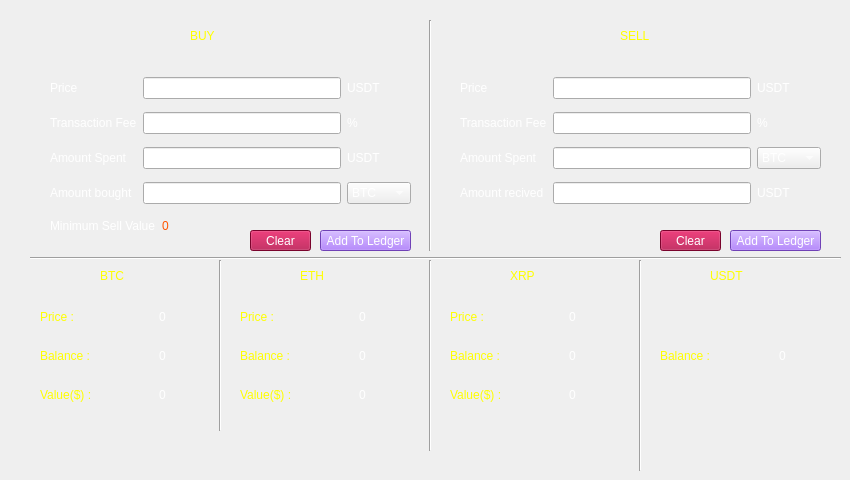
      <widget class="QWidget" name="page">
       <widget class="QLabel" name="label_144">
        <property name="geometry">
         <rect>
          <x>710</x>
          <y>260</y>
          <width>61</width>
          <height>31</height>
         </rect>
        </property>
        <property name="minimumSize">
         <size>
          <width>41</width>
          <height>31</height>
         </size>
        </property>
        <property name="styleSheet">
         <string notr="true">color: rgb(255, 255, 0);
font: 15pt &quot;MS Shell Dlg 2&quot;;</string>
        </property>
        <property name="text">
         <string>USDT</string>
        </property>
       </widget>
       <widget class="QPushButton" name="pushButton_10">
        <property name="geometry">
         <rect>
          <x>660</x>
          <y>230</y>
          <width>61</width>
          <height>21</height>
         </rect>
        </property>
        <property name="styleSheet">
         <string notr="true">background-color: rgb(170, 4, 62);
color: rgb(255, 255, 255);</string>
        </property>
        <property name="text">
         <string>Clear</string>
        </property>
       </widget>
       <widget class="QPushButton" name="pushButton_7">
        <property name="geometry">
         <rect>
          <x>730</x>
          <y>230</y>
          <width>91</width>
          <height>21</height>
         </rect>
        </property>
        <property name="styleSheet">
         <string notr="true">color: rgb(255, 255, 255);
background-color: rgb(157, 92, 255);</string>
        </property>
        <property name="text">
         <string>Add To Ledger</string>
        </property>
       </widget>
       <widget class="QWidget" name="layoutWidget_38">
        <property name="geometry">
         <rect>
          <x>450</x>
          <y>300</y>
          <width>161</width>
          <height>111</height>
         </rect>
        </property>
        <layout class="QGridLayout" name="gridLayout_5">
         <item row="2" column="1">
          <widget class="QLabel" name="XRPValue">
           <property name="minimumSize">
            <size>
             <width>41</width>
             <height>31</height>
            </size>
           </property>
           <property name="styleSheet">
            <string notr="true">color: rgb(255, 255, 255);
font: 10pt &quot;MS Shell Dlg 2&quot;;</string>
           </property>
           <property name="text">
            <string>0</string>
           </property>
           <property name="alignment">
            <set>Qt::AlignCenter</set>
           </property>
          </widget>
         </item>
         <item row="2" column="0">
          <widget class="QLabel" name="label_181">
           <property name="minimumSize">
            <size>
             <width>41</width>
             <height>31</height>
            </size>
           </property>
           <property name="styleSheet">
            <string notr="true">color: rgb(255, 255, 0);
font: 10pt &quot;MS Shell Dlg 2&quot;;</string>
           </property>
           <property name="text">
            <string>Value($) :</string>
           </property>
          </widget>
         </item>
         <item row="0" column="0">
          <widget class="QLabel" name="label_182">
           <property name="minimumSize">
            <size>
             <width>41</width>
             <height>31</height>
            </size>
           </property>
           <property name="styleSheet">
            <string notr="true">color: rgb(255, 255, 0);
font: 10pt &quot;MS Shell Dlg 2&quot;;</string>
           </property>
           <property name="text">
            <string>Price :</string>
           </property>
          </widget>
         </item>
         <item row="1" column="0">
          <widget class="QLabel" name="label_183">
           <property name="minimumSize">
            <size>
             <width>41</width>
             <height>31</height>
            </size>
           </property>
           <property name="styleSheet">
            <string notr="true">color: rgb(255, 255, 0);
font: 10pt &quot;MS Shell Dlg 2&quot;;</string>
           </property>
           <property name="text">
            <string>Balance :</string>
           </property>
          </widget>
         </item>
         <item row="1" column="1">
          <widget class="QLabel" name="XRPBalance">
           <property name="minimumSize">
            <size>
             <width>41</width>
             <height>31</height>
            </size>
           </property>
           <property name="styleSheet">
            <string notr="true">color: rgb(255, 255, 255);
font: 10pt &quot;MS Shell Dlg 2&quot;;</string>
           </property>
           <property name="text">
            <string>0</string>
           </property>
           <property name="alignment">
            <set>Qt::AlignCenter</set>
           </property>
          </widget>
         </item>
         <item row="0" column="1">
          <widget class="QLabel" name="XRPPrice">
           <property name="minimumSize">
            <size>
             <width>41</width>
             <height>31</height>
            </size>
           </property>
           <property name="styleSheet">
            <string notr="true">color: rgb(255, 255, 255);
font: 10pt &quot;MS Shell Dlg 2&quot;;</string>
           </property>
           <property name="text">
            <string>0</string>
           </property>
           <property name="alignment">
            <set>Qt::AlignCenter</set>
           </property>
          </widget>
         </item>
        </layout>
       </widget>
       <widget class="QLabel" name="label_131">
        <property name="geometry">
         <rect>
          <x>510</x>
          <y>260</y>
          <width>51</width>
          <height>31</height>
         </rect>
        </property>
        <property name="minimumSize">
         <size>
          <width>41</width>
          <height>31</height>
         </size>
        </property>
        <property name="styleSheet">
         <string notr="true">color: rgb(255, 255, 0);
font: 15pt &quot;MS Shell Dlg 2&quot;;</string>
        </property>
        <property name="text">
         <string>XRP</string>
        </property>
       </widget>
       <widget class="QWidget" name="layoutWidget_37">
        <property name="geometry">
         <rect>
          <x>240</x>
          <y>300</y>
          <width>161</width>
          <height>111</height>
         </rect>
        </property>
        <layout class="QGridLayout" name="gridLayout_4">
         <item row="2" column="1">
          <widget class="QLabel" name="ETHValue">
           <property name="minimumSize">
            <size>
             <width>41</width>
             <height>31</height>
            </size>
           </property>
           <property name="styleSheet">
            <string notr="true">color: rgb(255, 255, 255);
font: 10pt &quot;MS Shell Dlg 2&quot;;</string>
           </property>
           <property name="text">
            <string>0</string>
           </property>
           <property name="alignment">
            <set>Qt::AlignCenter</set>
           </property>
          </widget>
         </item>
         <item row="2" column="0">
          <widget class="QLabel" name="label_159">
           <property name="minimumSize">
            <size>
             <width>41</width>
             <height>31</height>
            </size>
           </property>
           <property name="styleSheet">
            <string notr="true">color: rgb(255, 255, 0);
font: 10pt &quot;MS Shell Dlg 2&quot;;</string>
           </property>
           <property name="text">
            <string>Value($) :</string>
           </property>
          </widget>
         </item>
         <item row="0" column="0">
          <widget class="QLabel" name="label_176">
           <property name="minimumSize">
            <size>
             <width>41</width>
             <height>31</height>
            </size>
           </property>
           <property name="styleSheet">
            <string notr="true">color: rgb(255, 255, 0);
font: 10pt &quot;MS Shell Dlg 2&quot;;</string>
           </property>
           <property name="text">
            <string>Price :</string>
           </property>
          </widget>
         </item>
         <item row="1" column="0">
          <widget class="QLabel" name="label_177">
           <property name="minimumSize">
            <size>
             <width>41</width>
             <height>31</height>
            </size>
           </property>
           <property name="styleSheet">
            <string notr="true">color: rgb(255, 255, 0);
font: 10pt &quot;MS Shell Dlg 2&quot;;</string>
           </property>
           <property name="text">
            <string>Balance :</string>
           </property>
          </widget>
         </item>
         <item row="1" column="1">
          <widget class="QLabel" name="ETHBalance">
           <property name="minimumSize">
            <size>
             <width>41</width>
             <height>31</height>
            </size>
           </property>
           <property name="styleSheet">
            <string notr="true">color: rgb(255, 255, 255);
font: 10pt &quot;MS Shell Dlg 2&quot;;</string>
           </property>
           <property name="text">
            <string>0</string>
           </property>
           <property name="alignment">
            <set>Qt::AlignCenter</set>
           </property>
          </widget>
         </item>
         <item row="0" column="1">
          <widget class="QLabel" name="ETHPrice">
           <property name="minimumSize">
            <size>
             <width>41</width>
             <height>31</height>
            </size>
           </property>
           <property name="styleSheet">
            <string notr="true">color: rgb(255, 255, 255);
font: 10pt &quot;MS Shell Dlg 2&quot;;</string>
           </property>
           <property name="text">
            <string>0</string>
           </property>
           <property name="alignment">
            <set>Qt::AlignCenter</set>
           </property>
          </widget>
         </item>
        </layout>
       </widget>
       <widget class="Line" name="line_21">
        <property name="geometry">
         <rect>
          <x>420</x>
          <y>260</y>
          <width>20</width>
          <height>191</height>
         </rect>
        </property>
        <property name="orientation">
         <enum>Qt::Vertical</enum>
        </property>
       </widget>
       <widget class="QLabel" name="label_133">
        <property name="geometry">
         <rect>
          <x>620</x>
          <y>20</y>
          <width>61</width>
          <height>31</height>
         </rect>
        </property>
        <property name="minimumSize">
         <size>
          <width>41</width>
          <height>31</height>
         </size>
        </property>
        <property name="styleSheet">
         <string notr="true">color: rgb(255, 255, 0);
font: 15pt &quot;MS Shell Dlg 2&quot;;</string>
        </property>
        <property name="text">
         <string>SELL</string>
        </property>
       </widget>
       <widget class="QLabel" name="label_142">
        <property name="geometry">
         <rect>
          <x>190</x>
          <y>20</y>
          <width>61</width>
          <height>31</height>
         </rect>
        </property>
        <property name="minimumSize">
         <size>
          <width>41</width>
          <height>31</height>
         </size>
        </property>
        <property name="styleSheet">
         <string notr="true">color: rgb(255, 255, 0);
font: 15pt &quot;MS Shell Dlg 2&quot;;</string>
        </property>
        <property name="text">
         <string>BUY</string>
        </property>
       </widget>
       <widget class="QWidget" name="layoutWidget_2">
        <property name="geometry">
         <rect>
          <x>40</x>
          <y>300</y>
          <width>161</width>
          <height>111</height>
         </rect>
        </property>
        <layout class="QGridLayout" name="gridLayout_3">
         <item row="2" column="1">
          <widget class="QLabel" name="BTCValue">
           <property name="minimumSize">
            <size>
             <width>41</width>
             <height>31</height>
            </size>
           </property>
           <property name="styleSheet">
            <string notr="true">color: rgb(255, 255, 255);
font: 10pt &quot;MS Shell Dlg 2&quot;;</string>
           </property>
           <property name="text">
            <string>0</string>
           </property>
           <property name="alignment">
            <set>Qt::AlignCenter</set>
           </property>
          </widget>
         </item>
         <item row="2" column="0">
          <widget class="QLabel" name="label_158">
           <property name="minimumSize">
            <size>
             <width>41</width>
             <height>31</height>
            </size>
           </property>
           <property name="styleSheet">
            <string notr="true">color: rgb(255, 255, 0);
font: 10pt &quot;MS Shell Dlg 2&quot;;</string>
           </property>
           <property name="text">
            <string>Value($) :</string>
           </property>
          </widget>
         </item>
         <item row="0" column="0">
          <widget class="QLabel" name="label_173">
           <property name="minimumSize">
            <size>
             <width>41</width>
             <height>31</height>
            </size>
           </property>
           <property name="styleSheet">
            <string notr="true">color: rgb(255, 255, 0);
font: 10pt &quot;MS Shell Dlg 2&quot;;</string>
           </property>
           <property name="text">
            <string>Price :</string>
           </property>
          </widget>
         </item>
         <item row="1" column="0">
          <widget class="QLabel" name="label_160">
           <property name="minimumSize">
            <size>
             <width>41</width>
             <height>31</height>
            </size>
           </property>
           <property name="styleSheet">
            <string notr="true">color: rgb(255, 255, 0);
font: 10pt &quot;MS Shell Dlg 2&quot;;</string>
           </property>
           <property name="text">
            <string>Balance :</string>
           </property>
          </widget>
         </item>
         <item row="1" column="1">
          <widget class="QLabel" name="BTCBalance">
           <property name="minimumSize">
            <size>
             <width>41</width>
             <height>31</height>
            </size>
           </property>
           <property name="styleSheet">
            <string notr="true">color: rgb(255, 255, 255);
font: 10pt &quot;MS Shell Dlg 2&quot;;</string>
           </property>
           <property name="text">
            <string>0</string>
           </property>
           <property name="alignment">
            <set>Qt::AlignCenter</set>
           </property>
          </widget>
         </item>
         <item row="0" column="1">
          <widget class="QLabel" name="BTCPrice">
           <property name="minimumSize">
            <size>
             <width>41</width>
             <height>31</height>
            </size>
           </property>
           <property name="styleSheet">
            <string notr="true">color: rgb(255, 255, 255);
font: 10pt &quot;MS Shell Dlg 2&quot;;</string>
           </property>
           <property name="text">
            <string>0</string>
           </property>
           <property name="alignment">
            <set>Qt::AlignCenter</set>
           </property>
          </widget>
         </item>
        </layout>
       </widget>
       <widget class="Line" name="line_23">
        <property name="geometry">
         <rect>
          <x>210</x>
          <y>260</y>
          <width>20</width>
          <height>171</height>
         </rect>
        </property>
        <property name="orientation">
         <enum>Qt::Vertical</enum>
        </property>
       </widget>
       <widget class="QLabel" name="label_145">
        <property name="geometry">
         <rect>
          <x>100</x>
          <y>260</y>
          <width>51</width>
          <height>31</height>
         </rect>
        </property>
        <property name="minimumSize">
         <size>
          <width>41</width>
          <height>31</height>
         </size>
        </property>
        <property name="styleSheet">
         <string notr="true">color: rgb(255, 255, 0);
font: 15pt &quot;MS Shell Dlg 2&quot;;</string>
        </property>
        <property name="text">
         <string>BTC</string>
        </property>
       </widget>
       <widget class="QPushButton" name="pushButton_9">
        <property name="geometry">
         <rect>
          <x>250</x>
          <y>230</y>
          <width>61</width>
          <height>21</height>
         </rect>
        </property>
        <property name="styleSheet">
         <string notr="true">background-color: rgb(170, 4, 62);
color: rgb(255, 255, 255);</string>
        </property>
        <property name="text">
         <string>Clear</string>
        </property>
       </widget>
       <widget class="Line" name="line_22">
        <property name="geometry">
         <rect>
          <x>30</x>
          <y>250</y>
          <width>811</width>
          <height>16</height>
         </rect>
        </property>
        <property name="orientation">
         <enum>Qt::Horizontal</enum>
        </property>
       </widget>
       <widget class="QWidget" name="layoutWidget_3">
        <property name="geometry">
         <rect>
          <x>50</x>
          <y>70</y>
          <width>361</width>
          <height>141</height>
         </rect>
        </property>
        <layout class="QGridLayout" name="gridLayout">
         <item row="0" column="0">
          <widget class="QLabel" name="label_136">
           <property name="styleSheet">
            <string notr="true">font: 11pt &quot;MS Shell Dlg 2&quot;;
color: rgb(255, 255, 255);</string>
           </property>
           <property name="text">
            <string>Price</string>
           </property>
          </widget>
         </item>
         <item row="0" column="1">
          <widget class="QLineEdit" name="buyPrice">
           <property name="styleSheet">
            <string notr="true">color: rgb(255, 255, 255);</string>
           </property>
           <property name="clearButtonEnabled">
            <bool>false</bool>
           </property>
          </widget>
         </item>
         <item row="0" column="2">
          <widget class="QLabel" name="label_170">
           <property name="styleSheet">
            <string notr="true">color: rgb(255, 255, 255);
font: 9pt &quot;MS Shell Dlg 2&quot;;</string>
           </property>
           <property name="text">
            <string>USDT</string>
           </property>
          </widget>
         </item>
         <item row="1" column="0">
          <widget class="QLabel" name="label_138">
           <property name="styleSheet">
            <string notr="true">font: 11pt &quot;MS Shell Dlg 2&quot;;
color: rgb(255, 255, 255);</string>
           </property>
           <property name="text">
            <string>Transaction Fee</string>
           </property>
          </widget>
         </item>
         <item row="1" column="1">
          <widget class="QLineEdit" name="BuyFee">
           <property name="styleSheet">
            <string notr="true">color: rgb(255, 255, 255);</string>
           </property>
           <property name="text">
            <string/>
           </property>
          </widget>
         </item>
         <item row="1" column="2">
          <widget class="QLabel" name="label_141">
           <property name="styleSheet">
            <string notr="true">color: rgb(255, 255, 255);
font: 9pt &quot;MS Shell Dlg 2&quot;;</string>
           </property>
           <property name="text">
            <string>%</string>
           </property>
          </widget>
         </item>
         <item row="2" column="0">
          <widget class="QLabel" name="label_143">
           <property name="styleSheet">
            <string notr="true">font: 11pt &quot;MS Shell Dlg 2&quot;;
color: rgb(255, 255, 255);</string>
           </property>
           <property name="text">
            <string>Amount Spent</string>
           </property>
          </widget>
         </item>
         <item row="2" column="1">
          <widget class="QLineEdit" name="Spent">
           <property name="styleSheet">
            <string notr="true">color: rgb(255, 255, 255);</string>
           </property>
          </widget>
         </item>
         <item row="3" column="0">
          <widget class="QLabel" name="label_130">
           <property name="styleSheet">
            <string notr="true">font: 11pt &quot;MS Shell Dlg 2&quot;;
color: rgb(255, 255, 255);</string>
           </property>
           <property name="text">
            <string>Amount bought</string>
           </property>
          </widget>
         </item>
         <item row="3" column="1">
          <widget class="QLineEdit" name="boughtAm">
           <property name="styleSheet">
            <string notr="true">color: rgb(255, 255, 255);</string>
           </property>
           <property name="readOnly">
            <bool>true</bool>
           </property>
          </widget>
         </item>
         <item row="3" column="2">
          <widget class="QComboBox" name="comboBox_16">
           <property name="styleSheet">
            <string notr="true">color: rgb(255, 255, 255);</string>
           </property>
           <item>
            <property name="text">
             <string>BTC</string>
            </property>
           </item>
           <item>
            <property name="text">
             <string>USDT</string>
            </property>
           </item>
           <item>
            <property name="text">
             <string>ETH</string>
            </property>
           </item>
           <item>
            <property name="text">
             <string>XRP</string>
            </property>
           </item>
          </widget>
         </item>
         <item row="2" column="2">
          <widget class="QLabel" name="label_175">
           <property name="styleSheet">
            <string notr="true">color: rgb(255, 255, 255);
font: 9pt &quot;MS Shell Dlg 2&quot;;</string>
           </property>
           <property name="text">
            <string>USDT</string>
           </property>
          </widget>
         </item>
        </layout>
       </widget>
       <widget class="QWidget" name="layoutWidget_4">
        <property name="geometry">
         <rect>
          <x>50</x>
          <y>210</y>
          <width>201</width>
          <height>32</height>
         </rect>
        </property>
        <layout class="QHBoxLayout" name="horizontalLayout_49">
         <item>
          <widget class="QLabel" name="label_129">
           <property name="styleSheet">
            <string notr="true">font: 11pt &quot;MS Shell Dlg 2&quot;;
color: rgb(255, 255, 255);</string>
           </property>
           <property name="text">
            <string>Minimum Sell Value</string>
           </property>
          </widget>
         </item>
         <item>
          <widget class="QLabel" name="minSellLbl">
           <property name="styleSheet">
            <string notr="true">color: rgb(255, 85, 0);
font: 15pt &quot;MS Shell Dlg 2&quot;;</string>
           </property>
           <property name="text">
            <string>0</string>
           </property>
          </widget>
         </item>
        </layout>
       </widget>
       <widget class="QWidget" name="layoutWidget">
        <property name="geometry">
         <rect>
          <x>460</x>
          <y>70</y>
          <width>361</width>
          <height>141</height>
         </rect>
        </property>
        <layout class="QGridLayout" name="gridLayout_2">
         <item row="0" column="0">
          <widget class="QLabel" name="label_140">
           <property name="styleSheet">
            <string notr="true">font: 11pt &quot;MS Shell Dlg 2&quot;;
color: rgb(255, 255, 255);</string>
           </property>
           <property name="text">
            <string>Price</string>
           </property>
          </widget>
         </item>
         <item row="0" column="1">
          <widget class="QLineEdit" name="SellPrice">
           <property name="styleSheet">
            <string notr="true">color: rgb(255, 255, 255);</string>
           </property>
          </widget>
         </item>
         <item row="0" column="2">
          <widget class="QLabel" name="label_171">
           <property name="styleSheet">
            <string notr="true">color: rgb(255, 255, 255);
font: 9pt &quot;MS Shell Dlg 2&quot;;</string>
           </property>
           <property name="text">
            <string>USDT</string>
           </property>
          </widget>
         </item>
         <item row="1" column="0">
          <widget class="QLabel" name="label_135">
           <property name="styleSheet">
            <string notr="true">font: 11pt &quot;MS Shell Dlg 2&quot;;
color: rgb(255, 255, 255);</string>
           </property>
           <property name="text">
            <string>Transaction Fee</string>
           </property>
          </widget>
         </item>
         <item row="1" column="1">
          <widget class="QLineEdit" name="SellFee">
           <property name="styleSheet">
            <string notr="true">color: rgb(255, 255, 255);</string>
           </property>
          </widget>
         </item>
         <item row="1" column="2">
          <widget class="QLabel" name="label_132">
           <property name="styleSheet">
            <string notr="true">color: rgb(255, 255, 255);
font: 9pt &quot;MS Shell Dlg 2&quot;;</string>
           </property>
           <property name="text">
            <string>%</string>
           </property>
          </widget>
         </item>
         <item row="2" column="0">
          <widget class="QLabel" name="label_139">
           <property name="styleSheet">
            <string notr="true">font: 11pt &quot;MS Shell Dlg 2&quot;;
color: rgb(255, 255, 255);</string>
           </property>
           <property name="text">
            <string>Amount Spent</string>
           </property>
          </widget>
         </item>
         <item row="2" column="1">
          <widget class="QLineEdit" name="SellSpent">
           <property name="styleSheet">
            <string notr="true">color: rgb(255, 255, 255);</string>
           </property>
          </widget>
         </item>
         <item row="2" column="2">
          <widget class="QComboBox" name="comboBox_15">
           <property name="styleSheet">
            <string notr="true">color: rgb(255, 255, 255);</string>
           </property>
           <item>
            <property name="text">
             <string>BTC</string>
            </property>
           </item>
           <item>
            <property name="text">
             <string>ETH</string>
            </property>
           </item>
           <item>
            <property name="text">
             <string>USDT</string>
            </property>
           </item>
           <item>
            <property name="text">
             <string>XRP</string>
            </property>
           </item>
          </widget>
         </item>
         <item row="3" column="0">
          <widget class="QLabel" name="label_128">
           <property name="styleSheet">
            <string notr="true">font: 11pt &quot;MS Shell Dlg 2&quot;;
color: rgb(255, 255, 255);</string>
           </property>
           <property name="text">
            <string>Amount recived</string>
           </property>
          </widget>
         </item>
         <item row="3" column="1">
          <widget class="QLineEdit" name="SellBaught">
           <property name="styleSheet">
            <string notr="true">color: rgb(255, 255, 255);</string>
           </property>
           <property name="readOnly">
            <bool>true</bool>
           </property>
          </widget>
         </item>
         <item row="3" column="2">
          <widget class="QLabel" name="label_178">
           <property name="styleSheet">
            <string notr="true">color: rgb(255, 255, 255);
font: 9pt &quot;MS Shell Dlg 2&quot;;</string>
           </property>
           <property name="text">
            <string>USDT</string>
           </property>
          </widget>
         </item>
        </layout>
       </widget>
       <widget class="Line" name="line_20">
        <property name="geometry">
         <rect>
          <x>420</x>
          <y>20</y>
          <width>21</width>
          <height>231</height>
         </rect>
        </property>
        <property name="orientation">
         <enum>Qt::Vertical</enum>
        </property>
       </widget>
       <widget class="QPushButton" name="pushButton_8">
        <property name="geometry">
         <rect>
          <x>320</x>
          <y>230</y>
          <width>91</width>
          <height>21</height>
         </rect>
        </property>
        <property name="styleSheet">
         <string notr="true">color: rgb(255, 255, 255);
background-color: rgb(157, 92, 255);</string>
        </property>
        <property name="text">
         <string>Add To Ledger</string>
        </property>
       </widget>
       <widget class="Line" name="line_19">
        <property name="geometry">
         <rect>
          <x>630</x>
          <y>260</y>
          <width>20</width>
          <height>211</height>
         </rect>
        </property>
        <property name="orientation">
         <enum>Qt::Vertical</enum>
        </property>
       </widget>
       <widget class="QWidget" name="layoutWidget_39">
        <property name="geometry">
         <rect>
          <x>660</x>
          <y>300</y>
          <width>161</width>
          <height>111</height>
         </rect>
        </property>
        <layout class="QGridLayout" name="gridLayout_6">
         <item row="0" column="1">
          <widget class="QLabel" name="USDTBalance">
           <property name="minimumSize">
            <size>
             <width>41</width>
             <height>31</height>
            </size>
           </property>
           <property name="styleSheet">
            <string notr="true">color: rgb(255, 255, 255);
font: 10pt &quot;MS Shell Dlg 2&quot;;</string>
           </property>
           <property name="text">
            <string>0</string>
           </property>
           <property name="alignment">
            <set>Qt::AlignCenter</set>
           </property>
          </widget>
         </item>
         <item row="0" column="0">
          <widget class="QLabel" name="label_189">
           <property name="minimumSize">
            <size>
             <width>41</width>
             <height>31</height>
            </size>
           </property>
           <property name="styleSheet">
            <string notr="true">color: rgb(255, 255, 0);
font: 10pt &quot;MS Shell Dlg 2&quot;;</string>
           </property>
           <property name="text">
            <string>Balance :</string>
           </property>
          </widget>
         </item>
        </layout>
       </widget>
       <widget class="QLabel" name="label_137">
        <property name="geometry">
         <rect>
          <x>300</x>
          <y>260</y>
          <width>51</width>
          <height>31</height>
         </rect>
        </property>
        <property name="minimumSize">
         <size>
          <width>41</width>
          <height>31</height>
         </size>
        </property>
        <property name="styleSheet">
         <string notr="true">color: rgb(255, 255, 0);
font: 15pt &quot;MS Shell Dlg 2&quot;;</string>
        </property>
        <property name="text">
         <string>ETH</string>
        </property>
       </widget>
      </widget>
